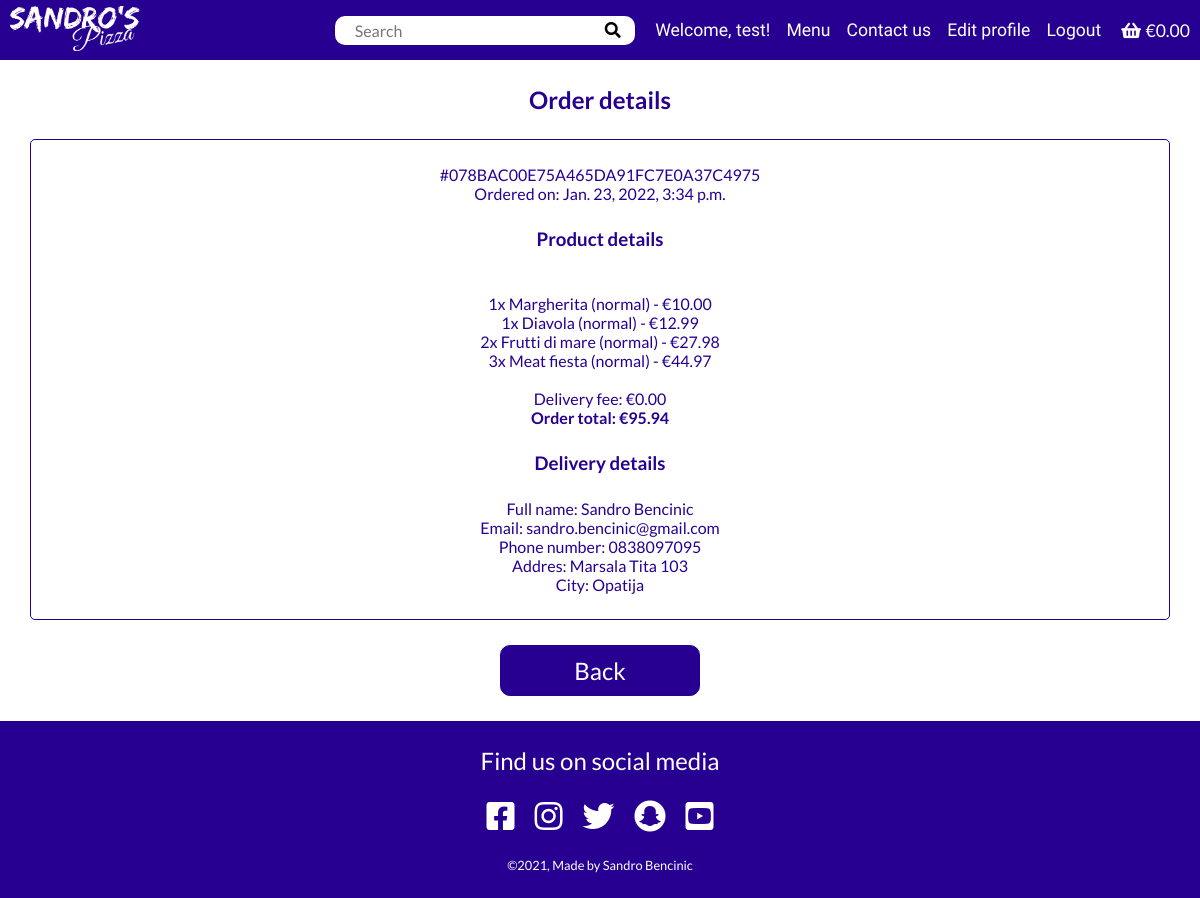
Page /profiles/saved_order/078BAC00E75A465DA91FC7E0A37C4975 (signed in) on the committed database.
### checkout/models.py (models this page shows, shortened)
class Order(models.Model):
    user_profile = models.ForeignKey(
        UserProfile, on_delete=models.SET_NULL,
        null=True, blank=True, related_name='orders')
    full_name = models.CharField(max_length=100)
    email = models.EmailField(max_length=100)
    phone_number = models.CharField(max_length=100)
    street_address1 = models.CharField(max_length=100)
    street_address2 = models.CharField(max_length=100, null=True, blank=True)
    city = models.CharField(max_length=100)
    date = models.DateTimeField(auto_now_add=True)
    order_number = models.CharField(max_length=32, editable=False)
    order_total = models.DecimalField(
        max_digits=10, decimal_places=2, default=0, null=True)
    original_bag = models.TextField(null=False, blank=False, default='')
    stripe_pid = models.CharField(
        max_length=254, null=False, blank=False, default='')

class OrderItem(models.Model):
    order = models.ForeignKey(
        Order, on_delete=models.CASCADE, related_name='orderitems')
    item = models.ForeignKey(Item, on_delete=models.CASCADE)
    item_size = models.CharField(max_length=10)
    quantity = models.IntegerField(default=0)
    orderitem_total = models.DecimalField(
        max_digits=10, decimal_places=2, null=True, default=0)

### product/models.py (models this page shows)
class Item(models.Model):
    name = models.CharField(max_length=50)
    ingredients = models.CharField(max_length=100)
    price = models.DecimalField(max_digits=10, decimal_places=2)
    image = models.ImageField(null=True, blank=True)
    def __str__(self):
        return str(self.name)

### profiles/views.py (the view)
# urls.py: path('saved_order/<order_number>', saved_order, name='saved_order'),
@login_required()
def saved_order(request, order_number):
    order = get_object_or_404(Order, order_number=order_number)
    if not (str(order.user_profile) == request.user.username):
        messages.error(request, 'Permission denied.')
        return redirect(reverse('index'))
    context = {
        'order': order,
    }
    return render(request, 'profiles/saved_order.html', context)

### order/contexts.py (called while the page is built, shortened)
def contexts(request):
    bag_items = []
    grand_total = 0
    if request.user.is_authenticated:
        delivery_fee = 0
    else:
        delivery_fee = 2
    grand_total += delivery_fee
    order_time = None
    bag = request.session.get('bag', {})
    context = {
        'bag_items': bag_items,
        'grand_total': grand_total,
        'order_time': order_time,
        'delivery_fee': delivery_fee,
    }
    return context

### profiles/models.py (called while the page is built)
    def __str__(self):
        return self.user.username

### profiles/templates/profiles/saved_order.html (shortened to what this page needs)
{% extends 'base.html' %}
{% load static %}
{% block content %}
    <h2 class="order-details__title">Order details</h2>
    <div class="order-details">
        <p>#{{ order.order_number }}</p>
        <p>Ordered on: {{ order.date }}</p>
        <h3>Product details</h3>
        <br>
        {% for item in order.orderitems.all %}
            <p>{{ item.quantity }}x {{ item.item }} ({{ item.item_size }}) - €{{ item.orderitem_total }}</p>
        {% endfor %}
        <br>
        <p>Delivery fee: €{{ delivery_fee|floatformat:2 }}</p>
        <p><strong>Order total: €{{ order.order_total }}</strong></p>
        <h3>Delivery details</h3>
        <p>Full name: {{ order.full_name }}</p>
        <p>Email: {{ order.email }}</p>
        <p>Phone number: {{ order.phone_number }}</p>
        <p>Addres: {{ order.street_address1 }}
        </p>
        <p>City: {{ order.city }}</p>
    </div>
    <div class="btn js-back" style="margin: 0 auto 25px auto;">Back</div>
{% endblock content %}

### templates/base.html (shortened to what this page needs)
{% load static %}
<!DOCTYPE html>
<html lang="en">
<head>
    <link rel="stylesheet" href="https://use.fontawesome.com/releases/v5.15.4/css/all.css">
    <link rel="stylesheet" href="https://cdnjs.cloudflare.com/ajax/libs/animate.css/4.1.1/animate.min.css">
    <link rel="stylesheet" href="{% static 'css/style.css' %}">
</head>
<body>
    <header class="navbar">
        <nav class="navbar__container">
            <a href="{% url 'index' %}">
                <img class="navbar__logo" src="{% static 'images/logo_bw.webp' %}" alt="Sandros pizza logo">
            </a>
            <div class="navbar__desktop-menu">
                <form class="navbar__search" action="{% url 'menu' %}" method="get" style="margin-right: 20px;">
                    <input class="search__input" type="text" name="q" id="q" placeholder="Search">
                    <button class="search__btn">
                        <i class="fas fa-search"></i>
                    </button>
                </form>
                <ul class="navbar__links">
                    {% if user.is_authenticated %}
                    <li class="navbar__user-desktop">
                        Welcome, {{ request.user }}!
                    </li>
                    {% endif %}
                    <li class="navbar__link">
                        <a href="{% url 'menu' %}">Menu</a>
                    </li>
                    <li class="navbar__link">
                        <a href="{% url 'contact' %}">Contact us</a>
                    </li>
                    {% if user.is_authenticated %}
                    <li class="navbar__link">
                        <a href="{% url 'profile' %}">Edit profile</a>
                    </li>
                    <li class="navbar__link">
                        <a href="{% url 'account_logout' %}">Logout</a>
                    </li>
                    {% endif %}
                    <li class="navbar__link" style="margin-left: 20px;">
                        <a href="{% url 'order' %}">
                            <i class="fas fa-shopping-basket"></i>
                            {% if bag_items %}
                            <span>€{{ grand_total|floatformat:2 }}</span>
                            {% else %}
                            <span>€0.00</span>
                            {% endif %}
                        </a>
                    </li>
                </ul>
            </div>
        </nav>
    </header>
    <div class="main-container">
        {% block content %}
        {% endblock content %}
    </div>
    <footer class="footer">
        <p class="footer__title">Find us on social media</p>
        <ul class="footer__links">
        <li>
            <a href="https://www.facebook.com/" target="_blank"
            aria-label="link to facebook (opens in new tab)" rel="noopener">
            <i class="fab fa-facebook-square"></i>
            </a>
        </li>
        <li>
            <a href="https://www.instagram.com/" target="_blank"
            aria-label="link to instagram (opens in new tab)" rel="noopener">
            <i class="fab fa-instagram"></i>
            </a>
        </li>
        <li>
            <a href="https://twitter.com/" target="_blank"
            aria-label="link to twitter (opens in new tab)" rel="noopener">
            <i class="fab fa-twitter"></i>
            </a>
        </li>
        <li>
            <a href="https://www.snapchat.com/" target="_blank"
            aria-label="link to snapchat (opens in new tab)" rel="noopener">
            <i class="fab fa-snapchat"></i>
            </a>
        </li>
        <li>
            <a href="https://www.youtube.com/" target="_blank"
            aria-label="link to youtube (opens in new tab)" rel="noopener">
            <i class="fab fa-youtube-square"></i>
            </a>
        </li>
        </ul>
        <p class="footer__copyright">©2021, Made by Sandro Bencinic</p>
    </footer>
</body>
</html>

### static/css/style.css (style rules this page uses)
* { position: relative; box-sizing: border-box; margin: 0; padding: 0; }
*, a { font-family: 'Lato', sans-serif; color: black; }
body { min-height: 100vh; display: flex; flex-direction: column; justify-content: space-between; }
a { text-decoration: none; }
li { list-style-type: none; }
.main-container { width: 100%; min-height: calc(100vh - 177px - 80px); top: 80px; margin-bottom: 80px; }
.btn { display: block; color: white !important; border: 1px solid rgb(39, 0, 146); border-radius: 10px; background-color: rgb(39, 0, 146); padding: 10px; width: 200px; font-size: 1.5rem; text-align: center; }
.navbar__desktop-menu { display: none; }
.navbar__container { display: flex; justify-content: space-between; align-items: center; position: fixed; top: 0; height: 80px; width: 100%; padding: 10px; background-color: rgb(39, 0, 146); z-index: 1; }
.navbar__logo { width: 130px; }
.navbar__search { display: flex; justify-content: center; align-items: center; background-color: white; border-radius: 10px; width: 80vw; margin: 60px auto 40px auto; }
.search__input { height: 50px; width: 70%; font-size: 1.5rem; padding: 10px; border: none; outline: none; background-color: white; color: black; }
.search__btn { border: none; }
.search__btn i { display: inline-block; height: 50px; font-size: 1.8rem; padding: 10px; background-color: white; color: black; }
.navbar__link { margin-left: 20px; margin-top: 20px; }
.navbar__link a { color: white; font-size: 2.5rem; font-family: 'Staatliches', cursive; }
.footer { text-align: center; background-color: rgb(39, 0, 146); padding: 25px 0; }
.footer__title { color: white; font-size: 1.5rem; }
.footer__links { display: flex; justify-content: center; }
.footer i { color: white; font-size: 2rem; margin: 25px 10px; }
.footer__copyright { color: white; font-size: 0.8rem; }
.order-details { width: 95vw; margin: 0 auto 25px auto; border: 1px solid rgb(39, 0, 146); border-radius: 5px; padding: 25px 5px; }
.order-details * { text-align: center; color: rgb(39, 0, 146); }
.order-details h3 { margin: 25px auto; }
.order-details__title { color: rgb(39, 0, 146); text-align: center; margin: 25px auto; }
@media only screen and (min-width: 992px) and (orientation: landscape) { .main-container { min-height: calc(100vh - 177px - 60px); top: 60px; margin-bottom: 60px; } }
@media only screen and (min-width: 992px) and (orientation: landscape) { .navbar__container { height: 60px; } }
@media only screen and (min-width: 992px) and (orientation: landscape) { .navbar__desktop-menu { display: flex; align-items: center; } }
@media only screen and (min-width: 992px) and (orientation: landscape) { .navbar__search { height: fit-content; width: 300px; margin: 0; } }
@media only screen and (min-width: 992px) and (orientation: landscape) { .search__input { height: auto; width: 85%; font-size: 1rem; padding: 5px; } }
@media only screen and (min-width: 992px) and (orientation: landscape) { .search__btn i { height: auto; font-size: 1rem; padding: 0px; } }
@media only screen and (min-width: 992px) and (orientation: landscape) { .navbar__links { display: flex; align-items: center; } }
@media only screen and (min-width: 992px) and (orientation: landscape) { .navbar__link { margin-top: 0; margin-left: 16px; } }
@media only screen and (min-width: 992px) and (orientation: landscape) { .navbar__link a { font-size: 1.1rem; } }
@media only screen and (min-width: 992px) and (orientation: landscape) { .navbar__user-desktop { color: white; font-size: 1.1rem; font-family: 'Staatliches', cursive; } }
@media only screen and (min-width: 992px) and (orientation: landscape) { .navbar__link i, .navbar__link span { color: white !important; } }

### rows in the picture
Order: order_number "078BAC00E75A465DA91FC7E0A37C4975", date "Jan. 23, 2022, 3:34 p.m.", order_total "95.94", full_name "Sandro Bencinic", email "sandro.bencinic@gmail.com", phone_number "0838097095", street_address1 "Marsala Tita 103", city "Opatija"
OrderItem: quantity "1", item "Margherita", item_size "normal", orderitem_total "10.00"
OrderItem: quantity "1", item "Diavola", item_size "normal", orderitem_total "12.99"
OrderItem: quantity "2", item "Frutti di mare", item_size "normal", orderitem_total "27.98"
OrderItem: quantity "3", item "Meat fiesta", item_size "normal", orderitem_total "44.97"

### other values in the picture
{{ request.user }} "test"
{{ delivery_fee|floatformat:2 }} "0.00"
